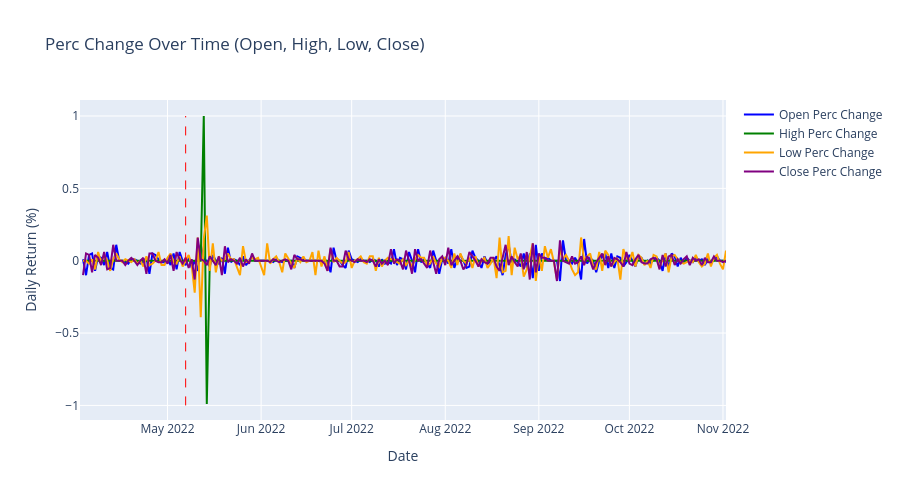
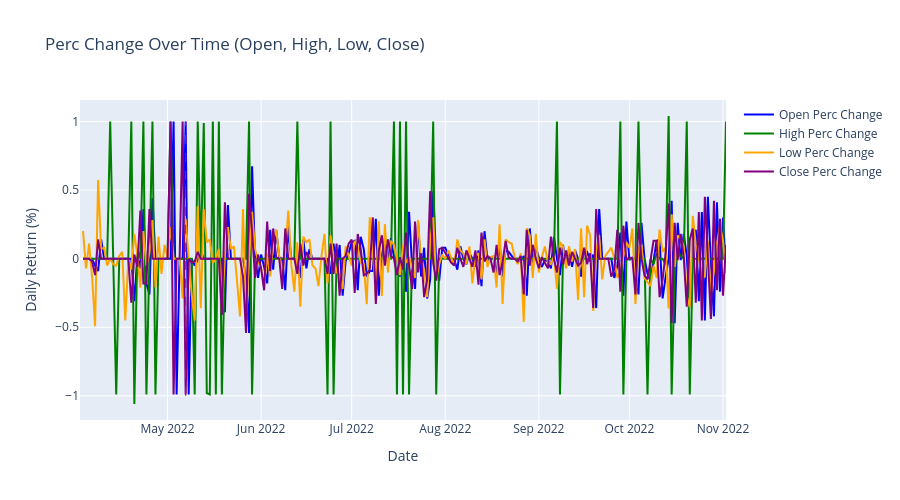
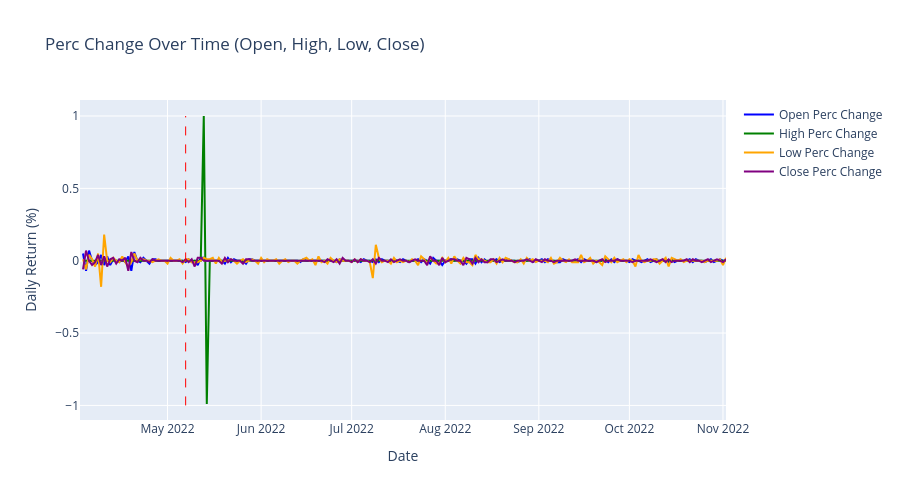
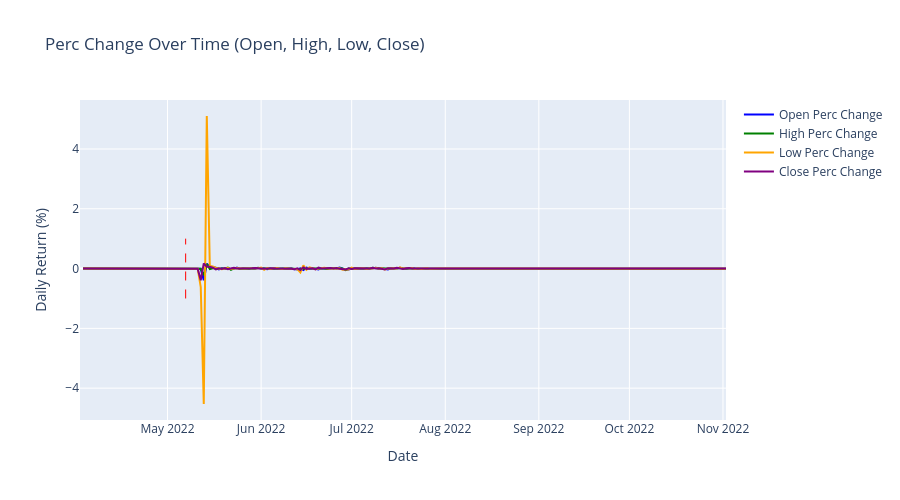

The notebook cell these images were saved under, in order:
### Code cell
price_data = None
for name, df in erc_20_dfs.items():
    if name.endswith("price_data"):
        print(f"\n{'='*50}")
        print(f"Processing: {name}")
        print('='*50)

        # Make a copy to avoid modifying original data
        df = df.copy()

        # Clean up unnamed columns first
        if "Unnamed: 0" in df.columns.tolist():
            df.drop("Unnamed: 0", axis=1, inplace=True)

        # Rename columns to standard OHLC format
        df = df.rename(columns={'open': 'Open', 'low': 'Low', 'close': 'Close', 'high': 'High'})

        # Calculate percentage changes and visualize (only call once)
        if all(col in df.columns for col in ["Open", "High", "Low", "Close"]):
            df = calc_perc_changes(df, ["Open", "High", "Low", "Close"], "date", False)
        else:
            print(f"Warning: {name} missing required price columns")
            print(f"Available columns: {df.columns.tolist()}")

        # Merge into combined dataframe
        if price_data is None:
            price_data = df
        else:
            price_data = pd.concat([price_data, df], ignore_index=True)

print(f"\n{'='*50}")
print(f"Completed processing all price data")
print(f"Total rows in combined dataset: {len(price_data) if price_data is not None else 0}")
print('='*50)

### Figure 1 — Plotly figure (JSON) as saved in the notebook; plotly's stock layout.template omitted (floating-point values rounded to 4 significant figures; data arrays with more than 128 entries replaced by an {"elided": "..."} marker saying what was removed)
{"data": [{"line": {"color": "blue", "width": 2}, "mode": "lines", "name": "Open Perc Change", "type": "scatter", "x": {"elided": "215 str values"}, "y": {"elided": "215 float values"}}, {"line": {"color": "green", "width": 2}, "mode": "lines", "name": "High Perc Change", "type": "scatter", "x": {"elided": "215 str values"}, "y": {"elided": "215 float values"}}, {"line": {"color": "orange", "width": 2}, "mode": "lines", "name": "Low Perc Change", "type": "scatter", "x": {"elided": "215 str values"}, "y": {"elided": "215 float values"}}, {"line": {"color": "purple", "width": 2}, "mode": "lines", "name": "Close Perc Change", "type": "scatter", "x": {"elided": "215 str values"}, "y": {"elided": "215 float values"}}], "layout": {"height": 500, "hovermode": "x unified", "shapes": [{"line": {"color": "red", "dash": "dash", "width": 1}, "type": "line", "x0": "2022-05-07T00:00:00", "x1": "2022-05-07T00:00:00", "y0": -1, "y1": 1}], "showlegend": true, "title": {"text": "Perc Change Over Time (Open, High, Low, Close)"}, "xaxis": {"title": {"text": "Date"}}, "yaxis": {"title": {"text": "Daily Return (%)"}}}}

### Figure 2 — Plotly figure (JSON) as saved in the notebook; plotly's stock layout.template omitted (floating-point values rounded to 4 significant figures; data arrays with more than 128 entries replaced by an {"elided": "..."} marker saying what was removed)
{"data": [{"line": {"color": "blue", "width": 2}, "mode": "lines", "name": "Open Perc Change", "type": "scatter", "x": {"elided": "215 str values"}, "y": {"elided": "215 float values"}}, {"line": {"color": "green", "width": 2}, "mode": "lines", "name": "High Perc Change", "type": "scatter", "x": {"elided": "215 str values"}, "y": {"elided": "215 float values"}}, {"line": {"color": "orange", "width": 2}, "mode": "lines", "name": "Low Perc Change", "type": "scatter", "x": {"elided": "215 str values"}, "y": {"elided": "215 float values"}}, {"line": {"color": "purple", "width": 2}, "mode": "lines", "name": "Close Perc Change", "type": "scatter", "x": {"elided": "215 str values"}, "y": {"elided": "215 float values"}}], "layout": {"height": 500, "hovermode": "x unified", "shapes": [{"line": {"color": "red", "dash": "dash", "width": 1}, "type": "line", "x0": "2022-05-07T00:00:00", "x1": "2022-05-07T00:00:00", "y0": -1, "y1": 1}], "showlegend": true, "title": {"text": "Perc Change Over Time (Open, High, Low, Close)"}, "xaxis": {"title": {"text": "Date"}}, "yaxis": {"title": {"text": "Daily Return (%)"}}}}

### Figure 3 — Plotly figure (JSON) as saved in the notebook; plotly's stock layout.template omitted (floating-point values rounded to 4 significant figures; data arrays with more than 128 entries replaced by an {"elided": "..."} marker saying what was removed)
{"data": [{"line": {"color": "blue", "width": 2}, "mode": "lines", "name": "Open Perc Change", "type": "scatter", "x": {"elided": "215 str values"}, "y": {"elided": "215 float values"}}, {"line": {"color": "green", "width": 2}, "mode": "lines", "name": "High Perc Change", "type": "scatter", "x": {"elided": "215 str values"}, "y": {"elided": "215 float values"}}, {"line": {"color": "orange", "width": 2}, "mode": "lines", "name": "Low Perc Change", "type": "scatter", "x": {"elided": "215 str values"}, "y": {"elided": "215 float values"}}, {"line": {"color": "purple", "width": 2}, "mode": "lines", "name": "Close Perc Change", "type": "scatter", "x": {"elided": "215 str values"}, "y": {"elided": "215 float values"}}], "layout": {"height": 500, "hovermode": "x unified", "shapes": [{"line": {"color": "red", "dash": "dash", "width": 1}, "type": "line", "x0": "2022-05-07T00:00:00", "x1": "2022-05-07T00:00:00", "y0": -1, "y1": 1}], "showlegend": true, "title": {"text": "Perc Change Over Time (Open, High, Low, Close)"}, "xaxis": {"title": {"text": "Date"}}, "yaxis": {"title": {"text": "Daily Return (%)"}}}}

### Figure 4 — Plotly figure (JSON) as saved in the notebook; plotly's stock layout.template omitted (floating-point values rounded to 4 significant figures; data arrays with more than 128 entries replaced by an {"elided": "..."} marker saying what was removed)
{"data": [{"line": {"color": "blue", "width": 2}, "mode": "lines", "name": "Open Perc Change", "type": "scatter", "x": {"elided": "215 str values"}, "y": {"elided": "215 float values"}}, {"line": {"color": "green", "width": 2}, "mode": "lines", "name": "High Perc Change", "type": "scatter", "x": {"elided": "215 str values"}, "y": {"elided": "215 float values"}}, {"line": {"color": "orange", "width": 2}, "mode": "lines", "name": "Low Perc Change", "type": "scatter", "x": {"elided": "215 str values"}, "y": {"elided": "215 float values"}}, {"line": {"color": "purple", "width": 2}, "mode": "lines", "name": "Close Perc Change", "type": "scatter", "x": {"elided": "215 str values"}, "y": {"elided": "215 float values"}}], "layout": {"height": 500, "hovermode": "x unified", "shapes": [{"line": {"color": "red", "dash": "dash", "width": 1}, "type": "line", "x0": "2022-05-07T00:00:00", "x1": "2022-05-07T00:00:00", "y0": -1, "y1": 1}], "showlegend": true, "title": {"text": "Perc Change Over Time (Open, High, Low, Close)"}, "xaxis": {"title": {"text": "Date"}}, "yaxis": {"title": {"text": "Daily Return (%)"}}}}
